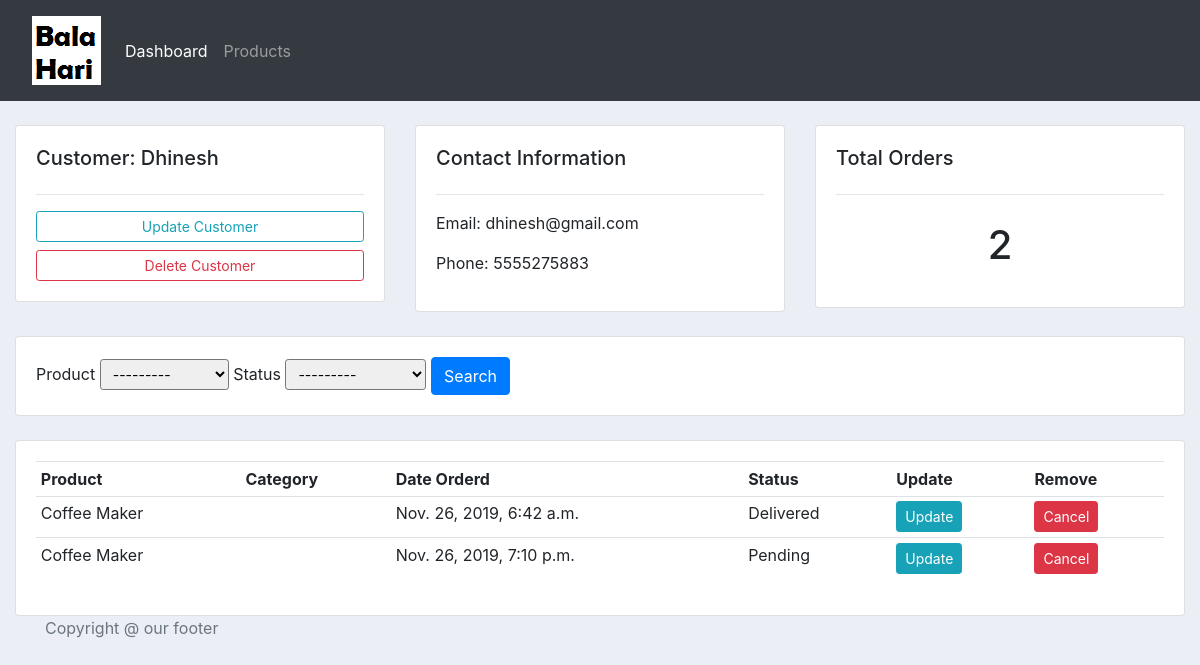
The app's page /customer/2/ with its own data.
### accounts/models.py (models this page shows, shortened)
class Customer(models.Model):
	name = models.CharField(max_length=200, null=True)
	phone = models.CharField(max_length=200, null=True)
	email = models.CharField(max_length=200, null=True)
	date_created = models.DateTimeField(auto_now_add=True, null=True, blank=True)

class Order(models.Model):
	STATUS = (
			('Pending', 'Pending'),
			('Out for delivery', 'Out for delivery'),
			('Delivered', 'Delivered'),
			)
	customer = models.ForeignKey(Customer, on_delete= models.SET_NULL, null=True)
	product = models.ForeignKey(Product, on_delete= models.SET_NULL, null=True)
	date_created = models.DateTimeField(auto_now_add=True, null=True, blank=True)
	status = models.CharField(max_length=200, null=True, choices=STATUS)

class Product(models.Model):
	CATEGORY = (
			('Indoor', 'Indoor'),
			('Out Door', 'Out Door'),
			)
	name = models.CharField(max_length=200, null=True)
	price = models.FloatField(null=True)
	category = models.CharField(max_length=200, null=True, choices=CATEGORY)
	description = models.TextField()
	date_created = models.DateTimeField(auto_now_add=True, null=True, blank=True)
	def __str__(self):
		return self.name

### accounts/views.py (the view)
# urls.py: path('customer/<str:pk>/', views.customer, name="customer"),
def customer(request, pk):
	customer = Customer.objects.get(id=pk)
	orders = customer.order_set.all()
	total_orders = orders.count()
	orderFilter = OrderFilter(request.GET, queryset=orders)
	orders = orderFilter.qs
	context = {'customer':customer, 'orders':orders, 'total_orders':total_orders,
	'filter':orderFilter}
	return render(request, 'accounts/customer.html', context)

### accounts/templates/accounts/customer.html
{% extends 'accounts/main_template.html' %}
{% block content %}
{% load widget_tweaks %}
<br>
<div class="row">
	<div class="col-md">
		<div class="card card-body">
			<h5>Customer: {{customer.name}}</h5>
			<hr>
			<a class="btn btn-outline-info  btn-sm btn-block" href="">Update Customer</a>
			<a class="btn btn-outline-danger  btn-sm btn-block" href="">Delete Customer</a>
		</div>
	</div>
	<div class="col-md">
		<div class="card card-body">
			<h5>Contact Information</h5>
			<hr>
			<p>Email:  {{customer.email}}</p>
			<p>Phone:  {{customer.phone}}</p>
		</div>
	</div>
	<div class="col-md">
		<div class="card card-body">
			<h5>Total Orders</h5>
			<hr>
			<h1 style="text-align: center;padding: 10px">{{total_orders}}</h1>
		</div>
	</div>
</div>
<br>
<div class="row">
	<div class="col">
		<div class="card card-body">
			<form method="get">
		    {% for field in filter.form %}
		    	{{field.label}}
		    	{{field|add_class:'form-control-sm'}}
		    {% endfor %}
		    <button class="btn btn-primary" type="submit">Search</button>
		  </form>
		</div>
	</div>
</div>
<br>
<div class="row">
	<div class="col-md">
		<div class="card card-body">
			<table class="table table-sm">
				<tr>
					<th>Product</th>
					<th>Category</th>
					<th>Date Orderd</th>
					<th>Status</th>
					<th>Update</th>
					<th>Remove</th>
				</tr>
				{% for order in orders %}
					<tr>
						<td>{{order.product}}</td>
						<td>{{order.category}}</td>
						<td>{{order.date_created}}</td>
						<td>{{order.status}}</td>
						<td><a class="btn btn-sm btn-info" href="{% url 'update_order' order.id %}">Update</a></td>
						<td><a class="btn btn-sm btn-danger" href="{% url 'delete_order' order.id %}">Cancel</a></td>
					</tr>
				{% endfor %}
			</table>
		</div>
	</div>
</div>
{% endblock content %}

### static/css/main.css (style rules this page uses)
body { background-color: #ebeff5; }

### records on screen
Customer: name "Dhinesh", email "dhinesh@gmail.com", phone "5555275883"
Order: product "Coffee Maker", date_created "Nov. 26, 2019, 6:42 a.m.", status "Delivered"
Order: product "Coffee Maker", date_created "Nov. 26, 2019, 7:10 p.m.", status "Pending"

### other values on screen
{{ total_orders }} "2"
{{ field.label }} "Product" "Status"
